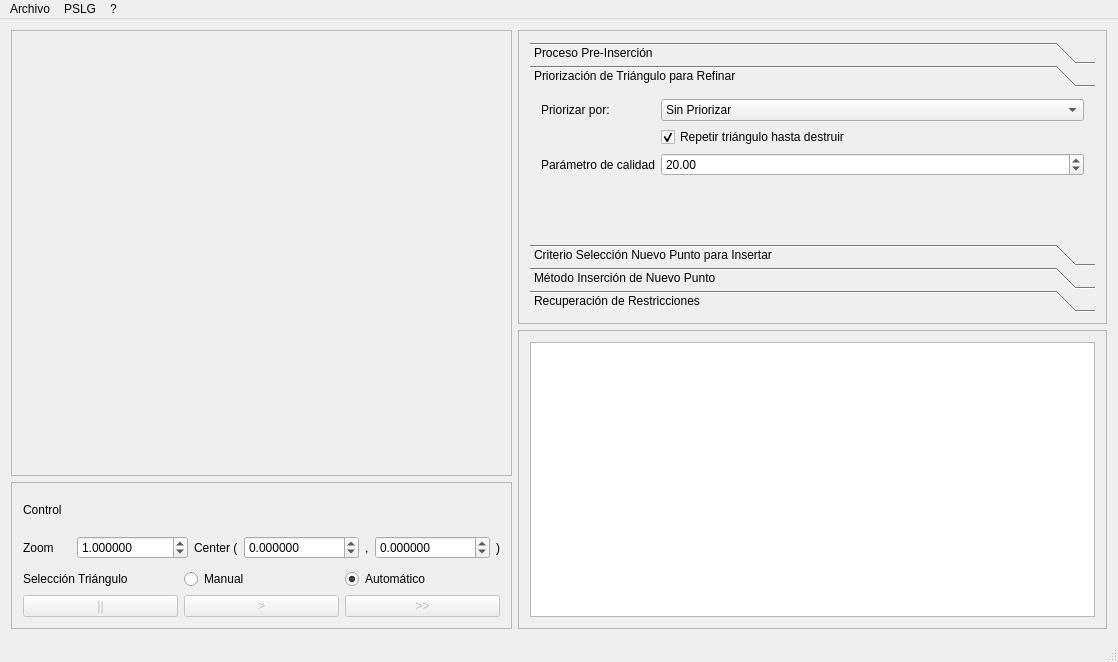
<?xml version="1.0" encoding="UTF-8"?>
<ui version="4.0">
 <class>MainWindow</class>
 <widget class="QMainWindow" name="MainWindow">
  <property name="geometry">
   <rect>
    <x>0</x>
    <y>0</y>
    <width>1118</width>
    <height>662</height>
   </rect>
  </property>
  <property name="sizePolicy">
   <sizepolicy hsizetype="Preferred" vsizetype="Preferred">
    <horstretch>0</horstretch>
    <verstretch>0</verstretch>
   </sizepolicy>
  </property>
  <property name="windowTitle">
   <string>MeshSuite</string>
  </property>
  <widget class="QWidget" name="centralWidget">
   <layout class="QGridLayout" name="gridLayout_4">
    <item row="0" column="0" rowspan="6">
     <widget class="QFrame" name="viewerFrame">
      <property name="frameShape">
       <enum>QFrame::StyledPanel</enum>
      </property>
      <property name="frameShadow">
       <enum>QFrame::Raised</enum>
      </property>
      <layout class="QGridLayout" name="gridLayout_2">
       <item row="0" column="1">
        <layout class="QHBoxLayout" name="glLayout"/>
       </item>
       <item row="0" column="0">
        <spacer name="verticalSpacer">
         <property name="orientation">
          <enum>Qt::Vertical</enum>
         </property>
         <property name="sizeHint" stdset="0">
          <size>
           <width>0</width>
           <height>40</height>
          </size>
         </property>
        </spacer>
       </item>
      </layout>
     </widget>
    </item>
    <item row="6" column="0" rowspan="2">
     <widget class="QFrame" name="controlFrame">
      <property name="frameShape">
       <enum>QFrame::StyledPanel</enum>
      </property>
      <property name="frameShadow">
       <enum>QFrame::Raised</enum>
      </property>
      <layout class="QVBoxLayout" name="verticalLayout">
       <item>
        <widget class="QLabel" name="infoControl">
         <property name="text">
          <string>Control</string>
         </property>
        </widget>
       </item>
       <item>
        <layout class="QHBoxLayout" name="horizontalLayout_3">
         <item>
          <widget class="QLabel" name="scaleLabel">
           <property name="text">
            <string>Zoom     </string>
           </property>
          </widget>
         </item>
         <item>
          <widget class="QDoubleSpinBox" name="scaleSpinBox">
           <property name="decimals">
            <number>6</number>
           </property>
           <property name="minimum">
            <double>0.000001000000000</double>
           </property>
           <property name="maximum">
            <double>1000000005.999999046325684</double>
           </property>
           <property name="singleStep">
            <double>0.500000000000000</double>
           </property>
           <property name="value">
            <double>1.000000000000000</double>
           </property>
          </widget>
         </item>
         <item>
          <widget class="QLabel" name="openCenterLavel">
           <property name="text">
            <string>Center (</string>
           </property>
          </widget>
         </item>
         <item>
          <widget class="QDoubleSpinBox" name="xTranslateDoubleSpinBox">
           <property name="decimals">
            <number>6</number>
           </property>
           <property name="minimum">
            <double>-999999999.000000000000000</double>
           </property>
           <property name="maximum">
            <double>999999999.000000000000000</double>
           </property>
          </widget>
         </item>
         <item>
          <widget class="QLabel" name="commaCenterLabel">
           <property name="text">
            <string>,</string>
           </property>
          </widget>
         </item>
         <item>
          <widget class="QDoubleSpinBox" name="yTranslateDoubleSpinBox">
           <property name="decimals">
            <number>6</number>
           </property>
           <property name="minimum">
            <double>-999999999.000000000000000</double>
           </property>
           <property name="maximum">
            <double>999999999.000000000000000</double>
           </property>
          </widget>
         </item>
         <item>
          <widget class="QLabel" name="closeCenterLabel">
           <property name="text">
            <string>)</string>
           </property>
          </widget>
         </item>
        </layout>
       </item>
       <item>
        <layout class="QHBoxLayout" name="horizontalLayout">
         <item>
          <widget class="QLabel" name="selectionTriangleLabel">
           <property name="text">
            <string>Selección Triángulo</string>
           </property>
          </widget>
         </item>
         <item>
          <widget class="QRadioButton" name="manualRadioButton">
           <property name="text">
            <string>Manual</string>
           </property>
           <property name="shortcut">
            <string>Ctrl+M</string>
           </property>
          </widget>
         </item>
         <item>
          <widget class="QRadioButton" name="automaticRadioButton">
           <property name="text">
            <string>Automático</string>
           </property>
           <property name="shortcut">
            <string>Ctrl+A</string>
           </property>
           <property name="checked">
            <bool>true</bool>
           </property>
          </widget>
         </item>
        </layout>
       </item>
       <item>
        <layout class="QHBoxLayout" name="horizontalLayout_2">
         <item>
          <widget class="QPushButton" name="stopButton">
           <property name="enabled">
            <bool>false</bool>
           </property>
           <property name="text">
            <string>||</string>
           </property>
          </widget>
         </item>
         <item>
          <widget class="QPushButton" name="refineOnceButton">
           <property name="enabled">
            <bool>false</bool>
           </property>
           <property name="text">
            <string>&gt;</string>
           </property>
           <property name="shortcut">
            <string>Ctrl+Shift+Space</string>
           </property>
          </widget>
         </item>
         <item>
          <widget class="QPushButton" name="refineButton">
           <property name="enabled">
            <bool>false</bool>
           </property>
           <property name="text">
            <string>&gt;&gt;</string>
           </property>
           <property name="shortcut">
            <string>Ctrl+Space</string>
           </property>
          </widget>
         </item>
        </layout>
       </item>
      </layout>
     </widget>
    </item>
    <item row="0" column="1" rowspan="4">
     <widget class="QFrame" name="optionFrame">
      <property name="frameShape">
       <enum>QFrame::StyledPanel</enum>
      </property>
      <property name="frameShadow">
       <enum>QFrame::Raised</enum>
      </property>
      <layout class="QVBoxLayout" name="verticalLayout_3">
       <item>
        <widget class="QToolBox" name="optionToolBox">
         <property name="enabled">
          <bool>true</bool>
         </property>
         <property name="currentIndex">
          <number>1</number>
         </property>
         <property name="tabSpacing">
          <number>1</number>
         </property>
         <widget class="QWidget" name="preProcessPage">
          <property name="geometry">
           <rect>
            <x>0</x>
            <y>0</y>
            <width>266</width>
            <height>73</height>
           </rect>
          </property>
          <attribute name="label">
           <string>Proceso Pre-Inserción</string>
          </attribute>
          <layout class="QFormLayout" name="formLayout_2">
           <item row="0" column="0" colspan="2">
            <widget class="QComboBox" name="preProcessComboBox">
             <property name="currentIndex">
              <number>1</number>
             </property>
             <item>
              <property name="text">
               <string>Ninguno</string>
              </property>
             </item>
             <item>
              <property name="text">
               <string>Arreglar Vértices Involucrados</string>
              </property>
             </item>
            </widget>
           </item>
           <item row="1" column="0">
            <widget class="QCheckBox" name="preProcessCheckBox">
             <property name="text">
              <string>Sólo antes de primera inserción</string>
             </property>
             <property name="checked">
              <bool>true</bool>
             </property>
            </widget>
           </item>
          </layout>
         </widget>
         <widget class="QWidget" name="triangleSelectPage">
          <property name="geometry">
           <rect>
            <x>0</x>
            <y>0</y>
            <width>454</width>
            <height>130</height>
           </rect>
          </property>
          <attribute name="label">
           <string>Priorización de Triángulo para Refinar</string>
          </attribute>
          <layout class="QFormLayout" name="formLayout_5">
           <item row="4" column="0">
            <widget class="QLabel" name="label_2">
             <property name="text">
              <string>Parámetro de calidad</string>
             </property>
            </widget>
           </item>
           <item row="4" column="1">
            <widget class="QDoubleSpinBox" name="automaticTriangleSelectionDoubleSpinBox">
             <property name="sizePolicy">
              <sizepolicy hsizetype="Preferred" vsizetype="Preferred">
               <horstretch>0</horstretch>
               <verstretch>0</verstretch>
              </sizepolicy>
             </property>
             <property name="value">
              <double>20.000000000000000</double>
             </property>
            </widget>
           </item>
           <item row="0" column="0">
            <widget class="QLabel" name="label_3">
             <property name="text">
              <string>Priorizar por:</string>
             </property>
            </widget>
           </item>
           <item row="3" column="1">
            <widget class="QCheckBox" name="repeatSelectedTriangleCheckBox">
             <property name="text">
              <string>Repetir triángulo hasta destruir</string>
             </property>
             <property name="checked">
              <bool>true</bool>
             </property>
            </widget>
           </item>
           <item row="0" column="1">
            <widget class="QComboBox" name="automaticTriangleSelectionComboBox">
             <property name="enabled">
              <bool>true</bool>
             </property>
             <property name="sizePolicy">
              <sizepolicy hsizetype="Preferred" vsizetype="Preferred">
               <horstretch>0</horstretch>
               <verstretch>0</verstretch>
              </sizepolicy>
             </property>
             <item>
              <property name="text">
               <string>Sin Priorizar</string>
              </property>
             </item>
             <item>
              <property name="text">
               <string>Ángulo Interno Menor</string>
              </property>
             </item>
             <item>
              <property name="text">
               <string>Arista Más Pequeña</string>
              </property>
             </item>
             <item>
              <property name="text">
               <string>Arista Más Pequeña, Prioridad Bordes</string>
              </property>
             </item>
             <item>
              <property name="text">
               <string>Menor Circunradio</string>
              </property>
             </item>
            </widget>
           </item>
          </layout>
         </widget>
         <widget class="QWidget" name="newPointPage">
          <property name="geometry">
           <rect>
            <x>0</x>
            <y>0</y>
            <width>250</width>
            <height>74</height>
           </rect>
          </property>
          <attribute name="label">
           <string>Criterio Selección Nuevo Punto para Insertar</string>
          </attribute>
          <layout class="QFormLayout" name="formLayout_3">
           <property name="fieldGrowthPolicy">
            <enum>QFormLayout::AllNonFixedFieldsGrow</enum>
           </property>
           <item row="0" column="0">
            <widget class="QLabel" name="label">
             <property name="text">
              <string>Método para Nuevo Punto:</string>
             </property>
            </widget>
           </item>
           <item row="2" column="0" colspan="2">
            <widget class="QComboBox" name="newPointMethodComboBox">
             <property name="currentIndex">
              <number>0</number>
             </property>
             <item>
              <property name="text">
               <string>Lepp - Bisección</string>
              </property>
             </item>
             <item>
              <property name="text">
               <string>Circuncentro - Delaunay</string>
              </property>
             </item>
             <item>
              <property name="text">
               <string>Lepp - Punto Medio - Delaunay</string>
              </property>
             </item>
             <item>
              <property name="text">
               <string>Lepp - Centroide</string>
              </property>
             </item>
             <item>
              <property name="text">
               <string>Off-Center - Delaunay</string>
              </property>
             </item>
             <item>
              <property name="text">
               <string>Lepp - Circuncentro - Delaunay</string>
              </property>
             </item>
            </widget>
           </item>
          </layout>
         </widget>
         <widget class="QWidget" name="insertionPage">
          <property name="geometry">
           <rect>
            <x>0</x>
            <y>0</y>
            <width>214</width>
            <height>45</height>
           </rect>
          </property>
          <attribute name="label">
           <string>Método Inserción de Nuevo Punto</string>
          </attribute>
          <layout class="QFormLayout" name="formLayout">
           <property name="fieldGrowthPolicy">
            <enum>QFormLayout::AllNonFixedFieldsGrow</enum>
           </property>
           <item row="0" column="1">
            <widget class="QComboBox" name="insideNewPointCaseComboBox">
             <property name="currentIndex">
              <number>1</number>
             </property>
             <item>
              <property name="text">
               <string>Inserción Básica</string>
              </property>
             </item>
             <item>
              <property name="text">
               <string>Flip Diagonal (Delaunay)</string>
              </property>
             </item>
             <item>
              <property name="text">
               <string>Cavity (Delaunay)</string>
              </property>
             </item>
            </widget>
           </item>
          </layout>
         </widget>
         <widget class="QWidget" name="restrictionRecoveryPage">
          <property name="geometry">
           <rect>
            <x>0</x>
            <y>0</y>
            <width>215</width>
            <height>45</height>
           </rect>
          </property>
          <attribute name="label">
           <string>Recuperación de Restricciones</string>
          </attribute>
          <layout class="QFormLayout" name="formLayout_4">
           <item row="0" column="0" colspan="2">
            <widget class="QComboBox" name="algorithmComboBox">
             <item>
              <property name="text">
               <string>No Recuperar</string>
              </property>
             </item>
             <item>
              <property name="text">
               <string>Recuperar por Unión</string>
              </property>
             </item>
             <item>
              <property name="text">
               <string>Recupearación Completa</string>
              </property>
             </item>
            </widget>
           </item>
          </layout>
         </widget>
        </widget>
       </item>
      </layout>
     </widget>
    </item>
    <item row="4" column="1" rowspan="4">
     <widget class="QFrame" name="frame">
      <property name="frameShape">
       <enum>QFrame::StyledPanel</enum>
      </property>
      <property name="frameShadow">
       <enum>QFrame::Raised</enum>
      </property>
      <layout class="QVBoxLayout" name="verticalLayout_2">
       <item>
        <widget class="QTextEdit" name="infoTextEdit">
         <property name="sizePolicy">
          <sizepolicy hsizetype="Expanding" vsizetype="Expanding">
           <horstretch>0</horstretch>
           <verstretch>0</verstretch>
          </sizepolicy>
         </property>
        </widget>
       </item>
      </layout>
     </widget>
    </item>
   </layout>
  </widget>
  <widget class="QMenuBar" name="menuBar">
   <property name="geometry">
    <rect>
     <x>0</x>
     <y>0</y>
     <width>1118</width>
     <height>25</height>
    </rect>
   </property>
   <widget class="QMenu" name="menuFile">
    <property name="title">
     <string>Archivo</string>
    </property>
    <addaction name="actionExit"/>
   </widget>
   <widget class="QMenu" name="menuMesh">
    <property name="title">
     <string>PSLG</string>
    </property>
    <addaction name="actionLoad"/>
    <addaction name="actionReload"/>
   </widget>
   <widget class="QMenu" name="menuHelp">
    <property name="title">
     <string>?</string>
    </property>
    <addaction name="actionAbout"/>
   </widget>
   <addaction name="menuFile"/>
   <addaction name="menuMesh"/>
   <addaction name="menuHelp"/>
  </widget>
  <widget class="QStatusBar" name="statusBar"/>
  <action name="actionNew">
   <property name="text">
    <string>Nueva</string>
   </property>
  </action>
  <action name="actionOpen">
   <property name="text">
    <string>Abrir...</string>
   </property>
  </action>
  <action name="actionSave">
   <property name="text">
    <string>Guardar</string>
   </property>
  </action>
  <action name="actionExit">
   <property name="text">
    <string>Salir</string>
   </property>
   <property name="shortcut">
    <string>Ctrl+W</string>
   </property>
  </action>
  <action name="actionLoad">
   <property name="text">
    <string>Cargar...</string>
   </property>
   <property name="toolTip">
    <string>Cargar Malla</string>
   </property>
   <property name="shortcut">
    <string>Ctrl+L</string>
   </property>
  </action>
  <action name="actionReload">
   <property name="text">
    <string>Recargar</string>
   </property>
   <property name="shortcut">
    <string>Ctrl+R</string>
   </property>
  </action>
  <action name="actionSaveAs">
   <property name="text">
    <string>Guardar como...</string>
   </property>
  </action>
  <action name="actionAbout">
   <property name="text">
    <string>Acerca...</string>
   </property>
  </action>
 </widget>
 <layoutdefault spacing="6" margin="11"/>
 <tabstops>
  <tabstop>refineOnceButton</tabstop>
  <tabstop>stopButton</tabstop>
  <tabstop>refineButton</tabstop>
 </tabstops>
 <resources/>
 <connections/>
 <slots>
  <slot>on_refineOnce_clicked()</slot>
 </slots>
</ui>
